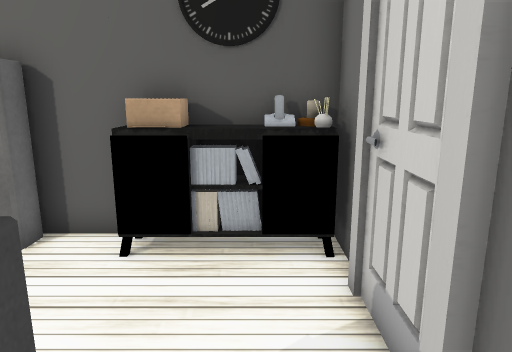
View 1 (above)

17 first-person views from a walk through a Unity game level. The camera is 1.4 m above the floor, tilts 12° down and sees 70° across. The floor is counted in squares, 0.5 m on a side. Each view is taken from the middle of a square. On the plan, view 1 faces up. The plan holds only what a view shows up to about 20 squares ahead; the rest is blank. The place goes on beyond the plan. Some animated figures are not drawn. Some surface patterns are stand-ins.

View 2
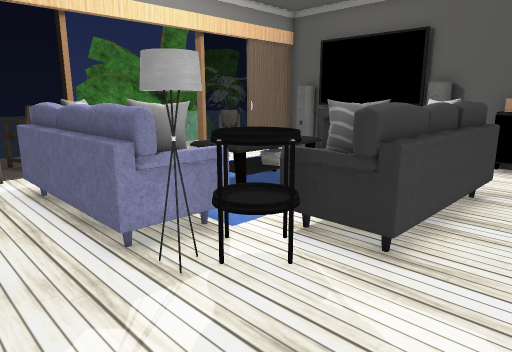

View 3
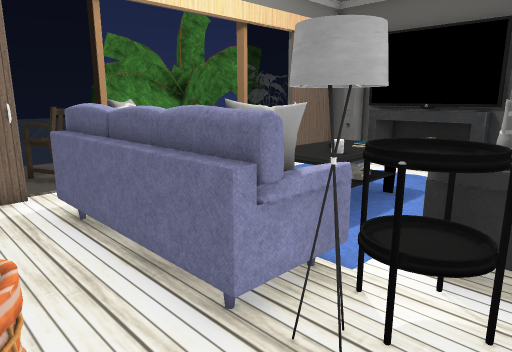

View 4
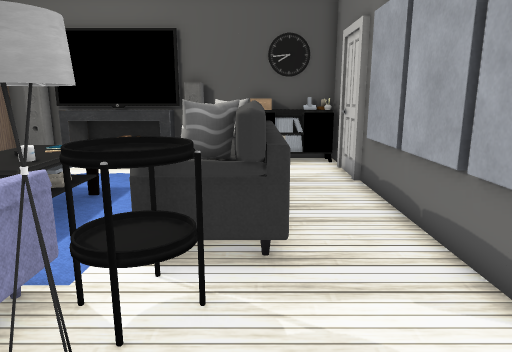

View 5
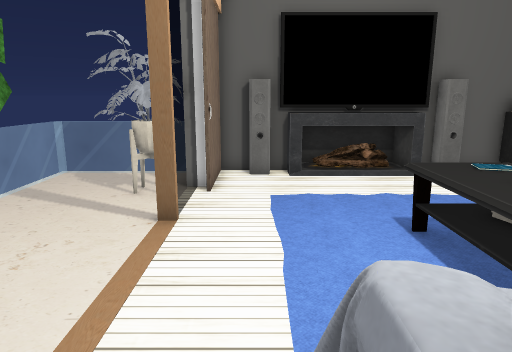

View 6
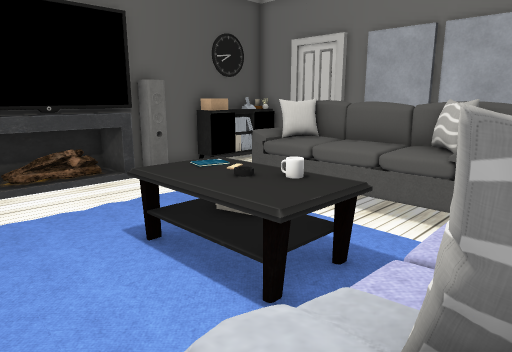

View 7
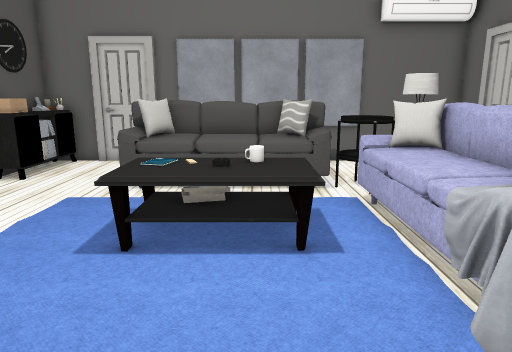

View 8
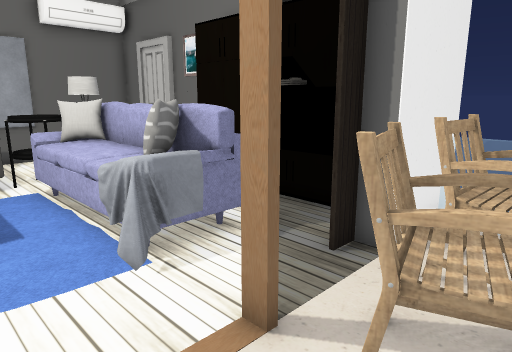

View 9
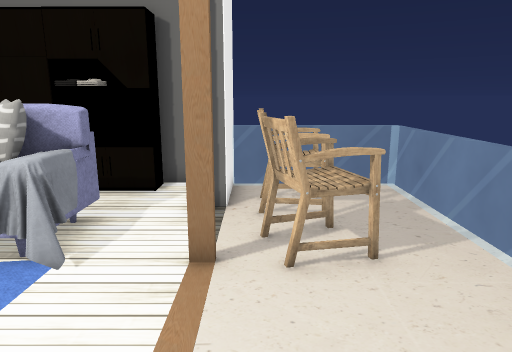

View 10
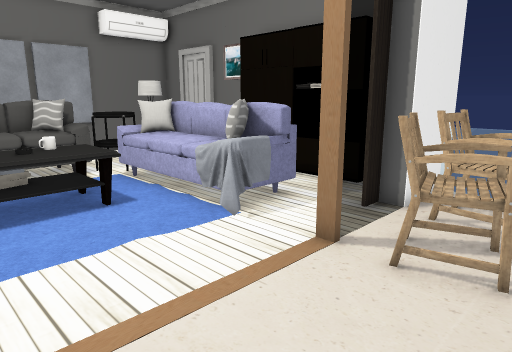

View 11
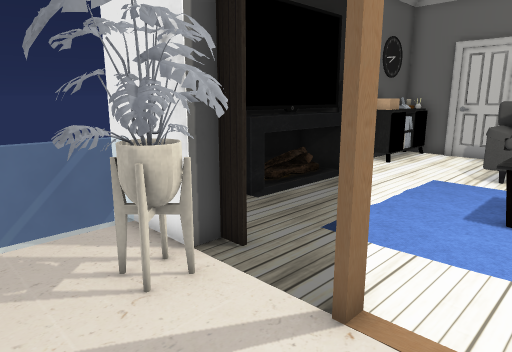

View 12
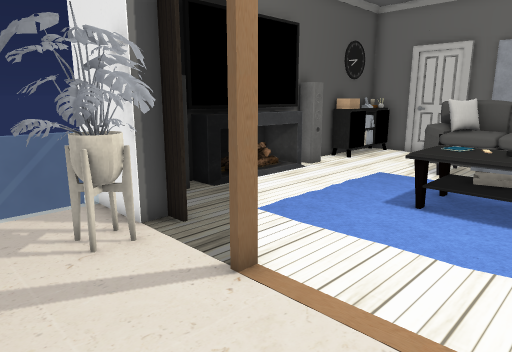

View 13
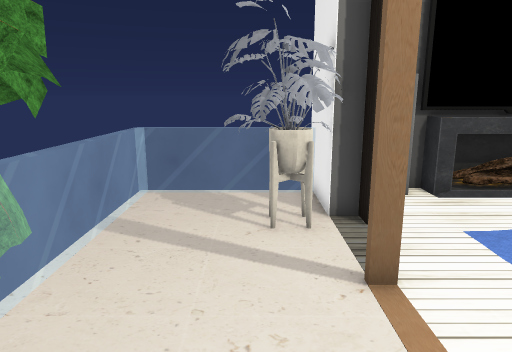

View 14
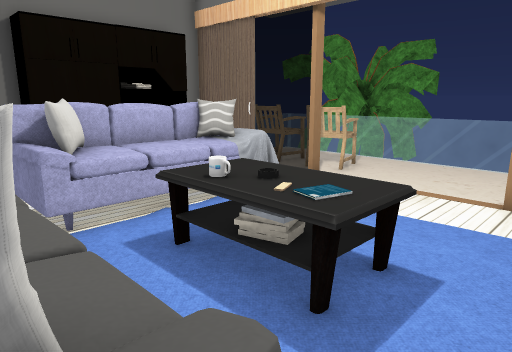

View 15
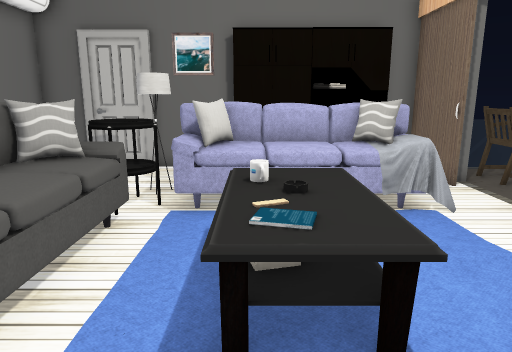

View 16
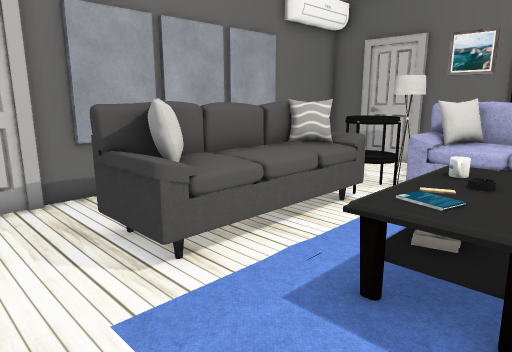

View 17
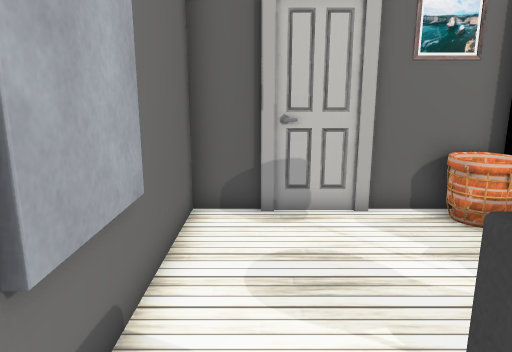

### Floor plan
Key: @ floor where view 1 was taken; # wall or solid block; . floor; = window, fence, low wall or low ledge; C cabinet; S sofa; F fireplace; P pillow; T table; R rug; H chair; L lamp; B books; M mug; A basket; O other object.
Columns run from 20 left of view 1 to 2 right of it. Each row starts with its distance up from view 1.
  8       #   FFFFF
  7 ======##OFFFFFFO##OCOO#
  6 ==....##O.FFFFFO..OCCC#
  5 ==..OO##.............##
  4 ==.OOO##..............#
  3 ==..OO=... ...........#
  2 ==....=..      .SPSS..#
  1  =.......   TT .SPPS..#
  0  =........ TBBT.SSSS@.#
 -1 ==........ TTTT.SSSS..#
 -2 ==........ TTMT.SSSS..#
 -3 ==........ TTTR.SPPS..#
 -4 ==.......      .SPSS..#
 -5 ==.HHH#.RRSSSSSSTT....#
 -6 ==.HHH=..PPSSSPPLT....#
 -7 ==..H.=..SSSSSSSL.....#
 -8 ==.HHH##..............#
 -9 ==.HHH##.......A......#
-10 ==....### OO## A......#
-11 === ==####### #########
-12       #

Positions as (right, up) in squares from view 1, and headings:
1: (0, 0), facing up
2: (1, -10), facing up-left
3: (-2, -10), facing up-left
4: (-2, -10), facing up
5: (-12, -7), facing up
6: (-12, -6), facing up-right
7: (-15, -2), facing right
8: (-17, -2), facing down-right
9: (-15, 1), facing down
10: (-18, 1), facing down-right
11: (-18, -1), facing up-right
12: (-18, -3), facing up-right
13: (-16, -4), facing up
14: (-3, 3), facing down-left
15: (-7, 4), facing down
16: (-9, 5), facing down-right
17: (0, -2), facing down
